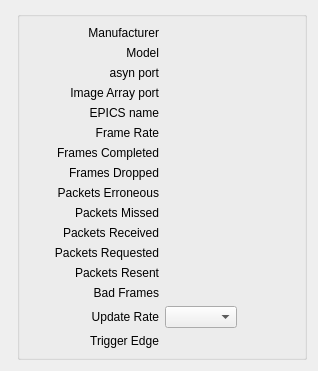
      <widget class="QWidget" name="Info">
       <attribute name="title">
        <string>Info</string>
       </attribute>
       <layout class="QFormLayout" name="formLayout_6">
        <property name="fieldGrowthPolicy">
         <enum>QFormLayout::AllNonFixedFieldsGrow</enum>
        </property>
        <item row="2" column="1">
         <widget class="QGroupBox" name="groupBox_8">
          <property name="maximumSize">
           <size>
            <width>300</width>
            <height>16777215</height>
           </size>
          </property>
          <property name="title">
           <string/>
          </property>
          <layout class="QFormLayout" name="formLayout">
           <property name="fieldGrowthPolicy">
            <enum>QFormLayout::AllNonFixedFieldsGrow</enum>
           </property>
           <item row="0" column="0">
            <layout class="QGridLayout" name="gridLayout_14">
             <item row="2" column="2">
              <widget class="QELabel" name="qelabel_27">
               <property name="variable" stdset="0">
                <string>$(P):cam1:PortName_RBV</string>
               </property>
               <property name="variableSubstitutions" stdset="0">
                <string>P=13PS7</string>
               </property>
              </widget>
             </item>
             <item row="2" column="1">
              <widget class="QLabel" name="label_25">
               <property name="text">
                <string>asyn port</string>
               </property>
               <property name="alignment">
                <set>Qt::AlignRight|Qt::AlignTrailing|Qt::AlignVCenter</set>
               </property>
              </widget>
             </item>
             <item row="1" column="2">
              <widget class="QELabel" name="qelabel_26">
               <property name="variable" stdset="0">
                <string>$(P):cam1:Model_RBV</string>
               </property>
               <property name="variableSubstitutions" stdset="0">
                <string>P=13PS7</string>
               </property>
              </widget>
             </item>
             <item row="4" column="1">
              <widget class="QLabel" name="label_27">
               <property name="text">
                <string>EPICS name</string>
               </property>
               <property name="alignment">
                <set>Qt::AlignRight|Qt::AlignTrailing|Qt::AlignVCenter</set>
               </property>
              </widget>
             </item>
             <item row="4" column="2">
              <widget class="QELabel" name="qelabel_48">
               <property name="variable" stdset="0">
                <string>$(P):cam1:BI:EPICS:NAME.DESC</string>
               </property>
               <property name="variableSubstitutions" stdset="0">
                <string>P=13PS7</string>
               </property>
               <property name="styleSheet">
                <string notr="true">QWidget { color: grey }</string>
               </property>
              </widget>
             </item>
             <item row="1" column="1">
              <widget class="QLabel" name="label_24">
               <property name="text">
                <string>Model</string>
               </property>
               <property name="alignment">
                <set>Qt::AlignRight|Qt::AlignTrailing|Qt::AlignVCenter</set>
               </property>
              </widget>
             </item>
             <item row="0" column="2">
              <widget class="QELabel" name="qelabel_25">
               <property name="sizePolicy">
                <sizepolicy hsizetype="Minimum" vsizetype="Preferred">
                 <horstretch>0</horstretch>
                 <verstretch>0</verstretch>
                </sizepolicy>
               </property>
               <property name="minimumSize">
                <size>
                 <width>130</width>
                 <height>0</height>
                </size>
               </property>
               <property name="variable" stdset="0">
                <string>$(P):cam1:Manufacturer_RBV</string>
               </property>
               <property name="variableSubstitutions" stdset="0">
                <string>P=13PS7</string>
               </property>
              </widget>
             </item>
             <item row="0" column="1">
              <widget class="QLabel" name="label_23">
               <property name="sizePolicy">
                <sizepolicy hsizetype="Minimum" vsizetype="Preferred">
                 <horstretch>0</horstretch>
                 <verstretch>0</verstretch>
                </sizepolicy>
               </property>
               <property name="minimumSize">
                <size>
                 <width>130</width>
                 <height>0</height>
                </size>
               </property>
               <property name="text">
                <string>Manufacturer</string>
               </property>
               <property name="alignment">
                <set>Qt::AlignRight|Qt::AlignTrailing|Qt::AlignVCenter</set>
               </property>
              </widget>
             </item>
             <item row="10" column="1">
              <widget class="QLabel" name="label_34">
               <property name="text">
                <string>Packets Received</string>
               </property>
               <property name="alignment">
                <set>Qt::AlignRight|Qt::AlignTrailing|Qt::AlignVCenter</set>
               </property>
              </widget>
             </item>
             <item row="8" column="1">
              <widget class="QLabel" name="label_32">
               <property name="text">
                <string>Packets Erroneous</string>
               </property>
               <property name="alignment">
                <set>Qt::AlignRight|Qt::AlignTrailing|Qt::AlignVCenter</set>
               </property>
              </widget>
             </item>
             <item row="9" column="2">
              <widget class="QELabel" name="qelabel_58">
               <property name="variable" stdset="0">
                <string>$(P):cam1:PSPacketsMissed_RBV</string>
               </property>
               <property name="variableSubstitutions" stdset="0">
                <string>P=13PS7</string>
               </property>
               <property name="styleSheet">
                <string notr="true">QWidget { color: grey }</string>
               </property>
              </widget>
             </item>
             <item row="10" column="2">
              <widget class="QELabel" name="qelabel_62">
               <property name="variable" stdset="0">
                <string>$(P):cam1:PSPacketsReceived_RBV</string>
               </property>
               <property name="variableSubstitutions" stdset="0">
                <string>P=13PS7</string>
               </property>
               <property name="styleSheet">
                <string notr="true">QWidget { color: grey }</string>
               </property>
              </widget>
             </item>
             <item row="8" column="2">
              <widget class="QELabel" name="qelabel_55">
               <property name="variable" stdset="0">
                <string>$(P):cam1:PSPacketsErroneous_RBV</string>
               </property>
               <property name="variableSubstitutions" stdset="0">
                <string>P=13PS7</string>
               </property>
               <property name="styleSheet">
                <string notr="true">QWidget { color: grey }</string>
               </property>
              </widget>
             </item>
             <item row="7" column="1">
              <widget class="QLabel" name="label_31">
               <property name="text">
                <string>Frames Dropped</string>
               </property>
               <property name="alignment">
                <set>Qt::AlignRight|Qt::AlignTrailing|Qt::AlignVCenter</set>
               </property>
              </widget>
             </item>
             <item row="6" column="2">
              <widget class="QELabel" name="qelabel_51">
               <property name="variable" stdset="0">
                <string>$(P):cam1:PSFramesCompleted_RBV</string>
               </property>
               <property name="variableSubstitutions" stdset="0">
                <string>P=13PS7</string>
               </property>
               <property name="styleSheet">
                <string notr="true">QWidget { color: grey }</string>
               </property>
              </widget>
             </item>
             <item row="12" column="1">
              <widget class="QLabel" name="label_36">
               <property name="text">
                <string>Packets Resent</string>
               </property>
               <property name="alignment">
                <set>Qt::AlignRight|Qt::AlignTrailing|Qt::AlignVCenter</set>
               </property>
              </widget>
             </item>
             <item row="6" column="1">
              <widget class="QLabel" name="label_30">
               <property name="text">
                <string>Frames Completed</string>
               </property>
               <property name="alignment">
                <set>Qt::AlignRight|Qt::AlignTrailing|Qt::AlignVCenter</set>
               </property>
              </widget>
             </item>
             <item row="7" column="2">
              <widget class="QELabel" name="qelabel_54">
               <property name="variable" stdset="0">
                <string>$(P):cam1:PSFramesDropped_RBV</string>
               </property>
               <property name="variableSubstitutions" stdset="0">
                <string>P=13PS7</string>
               </property>
               <property name="styleSheet">
                <string notr="true">QWidget { color: grey }</string>
               </property>
              </widget>
             </item>
             <item row="5" column="1">
              <widget class="QLabel" name="label_29">
               <property name="text">
                <string>Frame Rate</string>
               </property>
               <property name="alignment">
                <set>Qt::AlignRight|Qt::AlignTrailing|Qt::AlignVCenter</set>
               </property>
              </widget>
             </item>
             <item row="9" column="1">
              <widget class="QLabel" name="label_33">
               <property name="text">
                <string>Packets Missed</string>
               </property>
               <property name="alignment">
                <set>Qt::AlignRight|Qt::AlignTrailing|Qt::AlignVCenter</set>
               </property>
              </widget>
             </item>
             <item row="11" column="1">
              <widget class="QLabel" name="label_35">
               <property name="text">
                <string>Packets Requested</string>
               </property>
               <property name="alignment">
                <set>Qt::AlignRight|Qt::AlignTrailing|Qt::AlignVCenter</set>
               </property>
              </widget>
             </item>
             <item row="13" column="1">
              <widget class="QLabel" name="label_37">
               <property name="text">
                <string>Bad Frames</string>
               </property>
               <property name="alignment">
                <set>Qt::AlignRight|Qt::AlignTrailing|Qt::AlignVCenter</set>
               </property>
              </widget>
             </item>
             <item row="11" column="2">
              <widget class="QELabel" name="qelabel_64">
               <property name="variable" stdset="0">
                <string>$(P):cam1:PSPacketsRequested_RBV</string>
               </property>
               <property name="variableSubstitutions" stdset="0">
                <string>P=13PS7</string>
               </property>
               <property name="styleSheet">
                <string notr="true">QWidget { color: grey }</string>
               </property>
              </widget>
             </item>
             <item row="14" column="2">
              <widget class="QEComboBox" name="qecombobox_11">
               <property name="sizePolicy">
                <sizepolicy hsizetype="Fixed" vsizetype="Fixed">
                 <horstretch>0</horstretch>
                 <verstretch>0</verstretch>
                </sizepolicy>
               </property>
               <property name="variable" stdset="0">
                <string>$(P):cam1:PSReadStatistics.SCAN</string>
               </property>
               <property name="variableSubstitutions" stdset="0">
                <string>P=13PS7</string>
               </property>
               <property name="subscribe">
                <bool>true</bool>
               </property>
              </widget>
             </item>
             <item row="5" column="2">
              <widget class="QELabel" name="qelabel_49">
               <property name="variable" stdset="0">
                <string>$(P):cam1:PSFrameRate_RBV</string>
               </property>
               <property name="variableSubstitutions" stdset="0">
                <string>P=13PS7</string>
               </property>
               <property name="styleSheet">
                <string notr="true">QWidget { color: grey }</string>
               </property>
              </widget>
             </item>
             <item row="12" column="2">
              <widget class="QELabel" name="qelabel_65">
               <property name="variable" stdset="0">
                <string>$(P):cam1:PSPacketsResent_RBV</string>
               </property>
               <property name="variableSubstitutions" stdset="0">
                <string>P=13PS7</string>
               </property>
               <property name="styleSheet">
                <string notr="true">QWidget { color: grey }</string>
               </property>
              </widget>
             </item>
             <item row="13" column="2">
              <widget class="QELabel" name="qelabel_66">
               <property name="variable" stdset="0">
                <string>$(P):cam1:PSBadFrameCounter_RBV</string>
               </property>
               <property name="variableSubstitutions" stdset="0">
                <string>P=13PS7</string>
               </property>
               <property name="styleSheet">
                <string notr="true">QWidget { color: grey }</string>
               </property>
              </widget>
             </item>
             <item row="14" column="1">
              <widget class="QLabel" name="label_38">
               <property name="text">
                <string>Update Rate</string>
               </property>
               <property name="alignment">
                <set>Qt::AlignRight|Qt::AlignTrailing|Qt::AlignVCenter</set>
               </property>
              </widget>
             </item>
             <item row="15" column="1">
              <widget class="QLabel" name="label_41">
               <property name="text">
                <string>Trigger Edge</string>
               </property>
               <property name="alignment">
                <set>Qt::AlignRight|Qt::AlignTrailing|Qt::AlignVCenter</set>
               </property>
              </widget>
             </item>
             <item row="15" column="2">
              <widget class="QELabel" name="qelabel_67">
               <property name="variable" stdset="0">
                <string>$(P):cam1:TriggerEvent_RBV</string>
               </property>
               <property name="variableSubstitutions" stdset="0">
                <string>P=13PS7</string>
               </property>
               <property name="styleSheet">
                <string notr="true">QWidget { color: grey }</string>
               </property>
              </widget>
             </item>
             <item row="3" column="1">
              <widget class="QLabel" name="label_42">
               <property name="text">
                <string>Image Array port</string>
               </property>
               <property name="alignment">
                <set>Qt::AlignRight|Qt::AlignTrailing|Qt::AlignVCenter</set>
               </property>
              </widget>
             </item>
             <item row="3" column="2">
              <widget class="QELabel" name="qelabel_33">
               <property name="variable" stdset="0">
                <string>$(P):image1:NDArrayPort</string>
               </property>
               <property name="variableSubstitutions" stdset="0">
                <string>P=13PS7</string>
               </property>
              </widget>
             </item>
            </layout>
           </item>
          </layout>
         </widget>
        </item>
       </layout>
      </widget>
